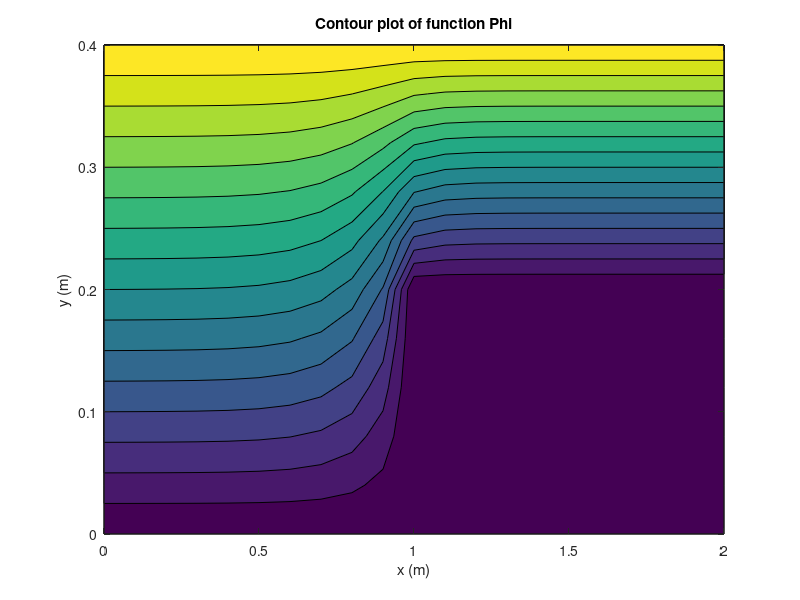
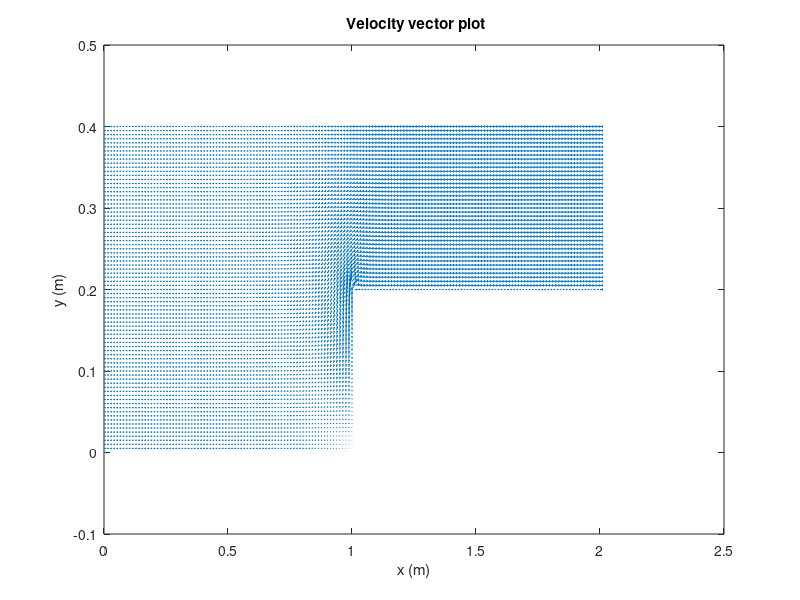
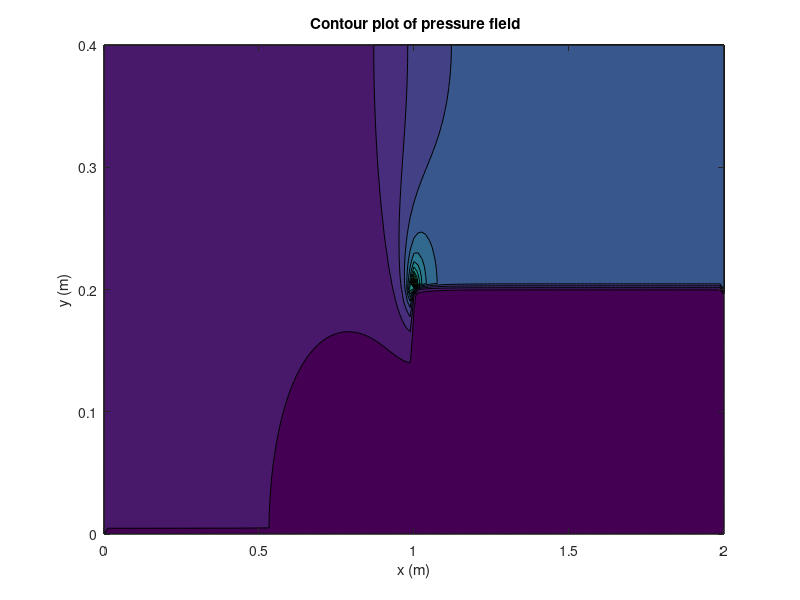
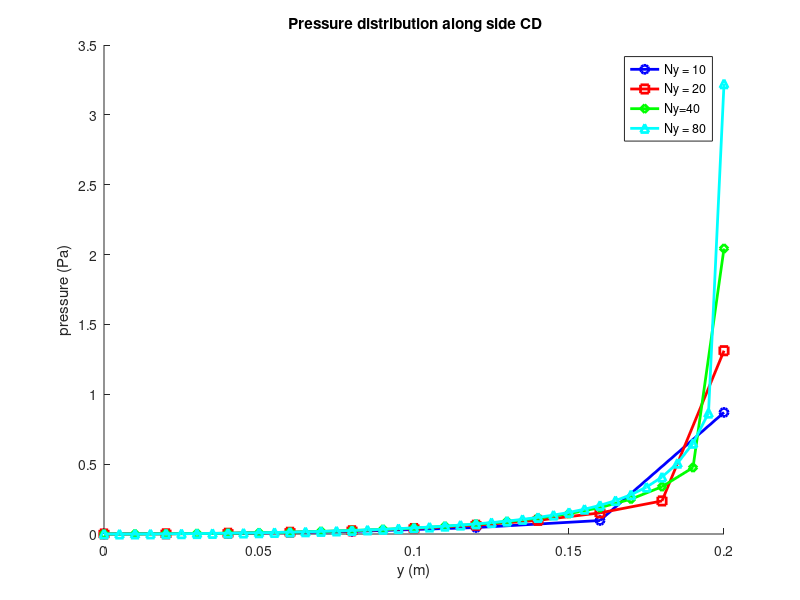

Source code (MATLAB) for these figures, in order:
function StepFlow
% Program StepFlow
% Finite difference code to solve the problem of an inviscid,
% incompressible flow going over a step.
%
%
% B                         E                      G
% --------------------------------------------------
% |                                                |
% |                                                |
% |                                                |
% |                                                |
% |                                                |
% |                         D                      |F                        
% |                         ------------------------
% |                         |
% |                         |
% |                         |
% |                         |
% |                         |
% |                         |
% ---------------------------
% A                         C
%
% Dimensions: AC = DF = BE = EG = L
%             CD = FG = DE = AB/2 = H
% The domain is discretized with Nx grid spacings along AC and DF
% and NY grid spacings along CD and FG.
% Index convention:
% Local indices (i,j)       Global index (q)
% A (1,1)                   qA=1
% B (1,2*Ny+1)              qB=2*Ny+1
% C (Nx+1,1)                qC=Nx*(2*Ny+1)+1
% D (Nx+1,Ny+1)             qD=qC+Ny
% E (Nx+1,2*Ny+1)           qE=qD+Ny
% F (2*Nx+1,Ny+1)           qF=qE+(Nx-1)*(Ny+1)+1
% G (2*Nx+1,2*Ny+1)         qG=qF+Ny
%
% Key parameters
close all; clear all; clear figure;
Nx = 5;
yvalues1=zeros(1);
pvalues1=zeros(1);
yvalues2=zeros(1);
pvalues2=zeros(1);
yvalues3=zeros(1);
pvalues3=zeros(1);
yvalues4=zeros(1);
pvalues4=zeros(1);
for t=1:4
L=1.0; % x-dimension of domain (in m)
H=0.2; % y-dimension of step (in m)
%Nx=input(' Enter number of grid spacings in x (Nx) ')
%Ny=input(' Enter number of grid spacings in y (Ny) ')
Nx = 2 * Nx;
Ny = Nx/2;
dx=L/Nx; % grid spacing in x direction
dy=H/Ny; % grid spacing in y direction
eta=dx/dy; % grid spacing ratio
V=1; % imposed inflow velocity (in m/s) (the outflow velocity = 2V)
rho=1; % fluid density (in kg/m^3) (to compute the dynamic pressure)
%
% Compute global equation number of corners (see schematic above)
qA=1;
qB=2*Ny+1;
qC=Nx*(2*Ny+1)+1;
qD=qC+Ny;
qE=qD+Ny;
qF=qE+(Nx-1)*(Ny+1)+1;
qG=qF+Ny;
Numeq=qG % number of equations
%
% Set up matrix (Amat) and vector (bvec) dimensions
Amat=sparse(Numeq,Numeq);
bvec=zeros(Numeq,1);
%
% Build linear system
for i=1:Numeq; % place 1 along diagonal for all DOF then overwrite the interior grid points
 Amat(i,i)=1;
end
for i=2:Nx % loop over interior grid points - left half of domain
 for j=2:2*Ny
 qij=compute_q(i,j,Nx,Ny); % compute equation number q for (i,j) grid point
 Amat(qij,qij)=-2*(1+eta^2);
 q=compute_q(i-1,j,Nx,Ny);
 Amat(qij,q)= 1;
 q=compute_q(i+1,j,Nx,Ny);
 Amat(qij,q)= 1;
 q=compute_q(i,j-1,Nx,Ny);
 Amat(qij,q)= eta^2;
 q=compute_q(i,j+1,Nx,Ny);
 Amat(qij,q)= eta^2;
 end
end
for i=Nx+1:2*Nx % loop over interior grid points - right half of domain
 for j=Ny+2:2*Ny
 qij=compute_q(i,j,Nx,Ny);
 Amat(qij,qij)= -2*(1+eta^2);
 q=compute_q(i-1,j,Nx,Ny);
 Amat(qij,q)= 1;
 q=compute_q(i+1,j,Nx,Ny);
 Amat(qij,q)= 1;
 q=compute_q(i,j-1,Nx,Ny);
 Amat(qij,q)= eta^2;
 q=compute_q(i,j+1,Nx,Ny);
 Amat(qij,q)= eta^2;
 end
end
%
% Build right-hand-side vector (imposed Psi BC)
for j=1:2*Ny+1 % loop over the left edge:
    bvec(j)= V*(j-1)*dy;
end
for i=2:2*Nx % loop over top edge:
 j=2*Ny+1;
 q=compute_q(i,j,Nx,Ny);
 bvec(q)= 2*V*H;
end
for j=Ny+1:2*Ny+1 % loop over right edge:
 i=2*Nx+1;
 q=compute_q(i,j,Nx,Ny);
 y=(j-1)*dy;
 bvec(q)= 2*V*(y-H) ;
 end
% Remainder of boundary has Psi=0
%
% Solve linear system
Psivec=Amat\bvec;
% Build Psi array for visualization (fill lower right with zero
Psimat=zeros(2*Nx+1,2*Ny+1);
for i=1:2*Nx+1 % loop over all points in domain
 for j=1:2*Ny+1
 q=compute_q(i,j,Nx,Ny);
 if q == 0 % if inside step region, assign Phi=0
 Psimat(i,j)=0;
 else % if inside computational domain, extra Phi value from solution vector
 Psimat(i,j)=Psivec(q);
 end
 end
end
xvec=linspace(0,2*L,2*Nx+1); % vector with 2*Nx+1 values of x
yvec=linspace(0,2*H,2*Ny+1); % vector with 2*Ny+1 values of y
contourf(xvec,yvec,Psimat',15) % create filled contour plots of phi field
xlabel('x (m)');
ylabel('y (m)');
title('Contour plot of function Phi');
%
% Compute and display velocity vector field
vx=zeros(2*Nx+1,2*Ny+1); % x-component of velocity at each grid point
vy=zeros(2*Nx+1,2*Ny+1); % y-component of velocity at each grid point
for j=1:2*Ny+1 % left edge
 vx(1,j)=V;
 vy(1,j)=0;
end
for j=Ny+1:2*Ny+1 % right edge
 vx(2*Nx+1,j)=2*V;
 vy(2*Nx+1,j)=0;
end
for i=2:2*Nx % top edge (backward difference)
 vx(i,2*Ny+1)=(Psimat(i,2*Ny+1)-Psimat(i,2*Ny))/dy;
 vy(i,2*Ny+1)=0;
end
for i=2*Nx % bottom edge (forward difference)
 vx(i,1)=(Psimat(i,2)-Psimat(i,1))/dy;
end
for i=2:2*Nx % interior nodes
 for j=2:2*Ny
 vx(i,j)=(Psimat(i,j+1)-Psimat(i,j-1))/2/dy;
 vy(i,j)=-(Psimat(i+1,j)-Psimat(i-1,j))/2/dx;
 end
end
figure(2) % velocity vector plot
[x,y]=meshgrid(xvec,yvec);
quiver(x',y',vx,vy); % create vector plot
xlabel('x (m)');
ylabel('y (m)');
title(' Velocity vector plot');
%
% Compute and display pressure field
figure(3)
pressure=0.5*rho*(vx.^2+vy.^2); % pressure array
contourf(xvec,yvec,pressure',15) % filled contour plot of pressure field
xlabel('x (m)');
ylabel('y (m)');
title(' Contour plot of pressure field');
%
% Display the pressure distribution along side CD (0<=y<=H)
if t == 1
    yvalues1=linspace(0,H,Ny+1); % vector with Ny+1 values of y along CD
    pvalues1(1:Ny+1)=pressure(Nx+1,1:Ny+1); % extract pressure values along CD from pressure array
end
if t == 2
    yvalues2=linspace(0,H,Ny+1); % vector with Ny+1 values of y along CD
    pvalues2(1:Ny+1)=pressure(Nx+1,1:Ny+1); % extract pressure values along CD from pressure array
end
if t == 3
    yvalues3=linspace(0,H,Ny+1); % vector with Ny+1 values of y along CD
    pvalues3(1:Ny+1)=pressure(Nx+1,1:Ny+1); % extract pressure values along CD from pressure array
end
if t == 4
    yvalues4=linspace(0,H,Ny+1); % vector with Ny+1 values of y along CD
    pvalues4(1:Ny+1)=pressure(Nx+1,1:Ny+1); % extract pressure values along CD from pressure array
end

end
figure(4)
hold on
plot(yvalues1,pvalues1,'bo-','linewidth', 2)%, yvalues2,pvalues2,'rs-','linewidth', 2)%, yvalues3,pvalues3,'gd-','linewidth', 2, yvalues4,pvalues4,'c^-','linewidth',2)
plot(yvalues2,pvalues2,'rs-','linewidth', 2)
plot(yvalues3,pvalues3,'gd-','linewidth', 2)
plot(yvalues4,pvalues4,'c^-','linewidth', 2)
xlabel('y (m)');
ylabel('pressure (Pa)');
title(' Pressure distribution along side CD');
legend('Ny = 10', 'Ny = 20', 'Ny=40', 'Ny = 80')
end

function q=compute_q(i,j,Nx,Ny)
% Subroutine to compute the global equation number corresponding to grid
% point (i,j)
q = 0;
if(i <= Nx +1)
    q = (i-1)*(2*Ny+1)+j;
elseif(j >= Ny + 1)
    q = (Nx + 1)*(2*Ny+1)+(i-Nx-2)*(Ny+1)+j-Ny;
end
end